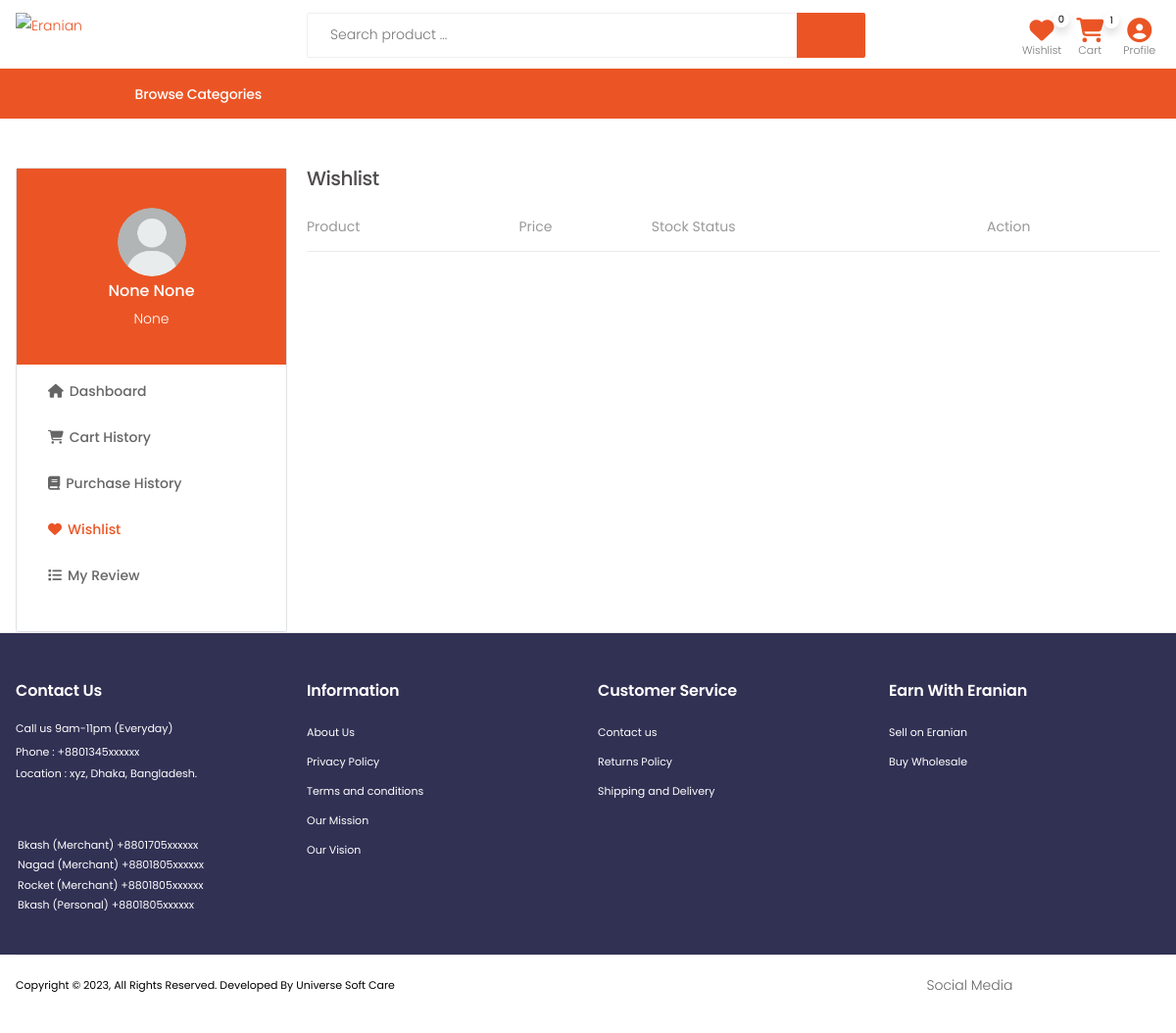
The app's page /wish_list/ (signed in) with its own data.
### userapp/models.py (models this page shows, shortened)
class User(AbstractBaseUser, PermissionsMixin):
    email = models.EmailField(unique=True)
    username = None
    first_name = models.CharField(max_length=30, null=True, blank=True)
    last_name = models.CharField(max_length=30, null=True, blank=True)
    phone = models.CharField(max_length=15, unique=True, null=True, blank=True)
    is_active = models.BooleanField(default=True)
    is_staff = models.BooleanField(default=False)
    is_customer = models.BooleanField(default=False)
    is_vendor = models.BooleanField(default=False)
    is_employee = models.BooleanField(default=False)
    date_joined = models.DateTimeField(default=timezone.now)
    objects = CustomUserManager()
    USERNAME_FIELD = 'email'
    REQUIRED_FIELDS = []

class Profile(models.Model):
    user                = models.OneToOneField(User, on_delete=models.CASCADE, max_length=1)
    image               = models.ImageField(upload_to="profilepicture", default='no_img.png')
    date_of_birthday    = models.DateField(auto_now_add=False,blank=True,null=True)
    phone               = models.CharField(max_length=15,unique=True,blank=True,null=True)
    permanent_address   = models.CharField(max_length=100,blank=True,null=True)
    present_address     = models.CharField(max_length=100,blank=True,null=True)
    class Meta:
        verbose_name_plural = "Customer Profile"

### store/models.py (models this page shows, shortened)
class  Order(models.Model):
    user = models.ForeignKey(settings.AUTH_USER_MODEL, on_delete=models.CASCADE)
    items = models.ManyToManyField(OrderItem)
    ordered_date = models.DateTimeField()
    order_complate_date = models.DateTimeField(auto_now=False, auto_now_add=False,blank=True, null=True)
    order_status = models.CharField(max_length = 150, choices=Order_Status , default='pending')
    total_order_amount = models.CharField(max_length = 150, blank=True, null=True)
    paid_amount = models.CharField(max_length = 150, default=0)
    due_amount = models.CharField(max_length = 150,default=0)
    ordered = models.BooleanField(default=False)
    orderId = models.CharField(max_length = 150, blank=True, null=True)
    paymentId = models.CharField(max_length = 150, blank=True, null=True)
    coupon = models.ForeignKey('Coupon', on_delete=models.SET_NULL, blank=True, null=True)
    shipping_address = models.ForeignKey(ShipingAddress, on_delete=models.CASCADE, blank=True, null=True)
    payment_option = models.CharField(max_length = 150)
    order_read_status  = models.BooleanField(default=False)
    redx_percel_traking_number  = models.CharField(max_length = 150, blank=True, null=True)
    others_transport_trakink_url  = models.URLField(max_length = 200,blank=True, null=True)
    class Meta:
        ordering = ['-id']

### store/views.py (the view)
# urls.py: path("wish_list/",login_required(wish_list,login_url='/customer-login/'), name="wish-list"),
@login_required
def wish_list(request):
    wish_product = WhishLIst.objects.filter(user=request.user)
    context={
        'wish_product': wish_product
    }
    return render(request, 'store/wishlist.html', context)

### daseboard/context_processors.py (called while the page is built)
def order_count(request):
    order_count = Order.objects.filter(order_read_status=False).count()
    context ={
        'order_count':order_count
    }
    return context

def order_list(request):
    order_list = Order.objects.filter(order_read_status=False)
    context ={
        'order_list':order_list
    }
    return context

def contact_data_count(request):
    contact_data_count = ConductData.objects.filter(view_status=False).count()
    context ={
        'contact_data_count':contact_data_count
    }
    return context

def contact_data_list(request):
    contact_data_list = ConductData.objects.filter(view_status=False)
    context ={
        'contact_data_list':contact_data_list
    }
    return context

def rating_list_view(request):
    rating_review = ProductReview.objects.filter(approve_status=False)
    context={
        'rating_review':rating_review
    }
    return context

def order_information(request):
    order_information = Order.objects.filter(order_status='complete')
    total_sale = 0
    total_purchase_price = 0
    for x in order_information:
        total_sale = total_sale + x.get_total()
        total_purchase_price = total_purchase_price + x.get_purchase_price_total()
    total_revenue = total_sale - total_purchase_price
    context={
        'order_information':order_information,
        'total_sale':total_sale,
        'total_revenue':total_revenue
    }
    return context

### store/templatetags/campaign.py (called while the page is built)
@register.filter()
def campaign_menu(request):
    return Campaign.objects.filter()

### store/templatetags/cart_count.py (called while the page is built)
@register.filter
def cart_count(user):
    if user.is_authenticated:
        qs=Order.objects.filter(user=user, ordered=False)
        if qs.exists():
            return qs[0].items.count()
        return 0
    return 0

### store/templatetags/top_category.py (called while the page is built)
@register.filter
def category(user):
    cate = ProductCategory.objects.filter(parent=None)
    return cate

### store/templatetags/wish_list_product_count.py (called while the page is built)
@register.filter
def wish_list_product_count(user):
    if user.is_authenticated:
       return WhishLIst.objects.filter(user=user).count()
    return 0

### store/template/store/wishlist.html (shortened to what this page needs)
{% extends 'store/base.html' %}
{% load static %}
{% block content %}
<div class="container mt-5">
	<div class="row">
		<div class="col-md-3 d-none d-md-block">
			<div class="card border rounded">
				<div class="card-profile ">
					<img class="mx-auto mt-4 rounded-circle" src="{{ user.profile.image.url }}" alt=""
						style="height: 70px ; width: 70px;">
					<p style="text-align:center ; font-size: 16px; font-weight: 500;">{{ user.first_name }}
						{{user.last_name }}</p>
					<p style="text-align:center ;">{{ user.username }}</p>
				</div>
				<div class="card-body">
					<nav class="mobile-cats-nav">
						<ul class="mobile-cats-menu dashboard-menu">
							<li><a href="{% url 'profile-dashboard' %}"><i class="fa-solid fa-house"></i>Dashboard</a>
							</li>
							<li><a href="{% url 'cart-summary' %}"><i class="fa-solid fa-cart-shopping"></i>Cart
									History</a></li>
							<li><a href="{% url 'order-summary' %}"><i class="fa-solid fa-book"></i>Purchase History</a>
							</li>
							<li class="m-active"><a href="{% url 'wish-list' %}"><i
										class="fa-solid fa-heart"></i>Wishlist</a></li>
							<li><a href="{% url 'my-review' %}"><i class="fa-solid fa-list"></i>My Review</a></li>
						</ul>
					</nav>
				</div>
			</div>
		</div>
		<div class="col-md-9">
			<h5>Wishlist</h5>
			<table class="table table-wishlist table-mobile">
				<thead>
					<tr>
						<th>Product</th>
						<th>Price</th>
						<th>Stock Status</th>
						<th>Action</th>
					</tr>
				</thead>
			</table>
		</div>
	</div>
</div>
{% endblock %}

### store/template/store/includes/navbar.html (shortened to what this page needs)
{% load static %}
{% load desktop_menu %}
{% load top_category %}
{% load cart_view %}
{% load cart_count %}
{% load wish_list_product_count %}
{% load campaign %}
{% load logo %}
<header class="header header-10 header-intro-clearance desktop">
  <div class="header-middle sticky-header mx-auto ">
    <div class="container">
      <div class="header-left py-auto">
        <a href="{% url 'home' %}" class="logo">
          <img src="{% static 'store/images/eranian.png' %}" alt="Eranian">
        </a>
      </div>
      <div class="header-center">
        <div class="header-search header-search-extended header-search-visible header-search-no-radius">
          <form action="{% url 'search' %}" method="GET">
            <div class="header-search-wrapper search-wrapper-wide" style="margin-top: -10px;">
              <input type="search" class="form-control" name="q" id="q" placeholder="Search product ..." required>
              <button class="btn" type="submit" style="background-color:#eb5525 ;"><i
                  style="color: white; font-size: 25px; font-weight: 700;" class="icon-search"></i></button>
            </div>
          </form>
        </div>
      </div>
      <div class="header-right">
        <div class="header-dropdown-link" style="margin-top: -5px;">
          <a href="{% url 'wish-list' %}" class="wishlist-link">
            <i style="color:#eb5525; font-size: 25px;" class="fa-solid fa-heart"></i>
            <span class="wishlist-count shadow">{{ request.user|wish_list_product_count }}</span>
            <span class="wishlist-txt">Wishlist</span>
          </a>
          <div class="dropdown cart-dropdown mx-2">
            <a href="{% url 'cart-summary' %}" class="dropdown-toggle" role="button" aria-haspopup="true"
              aria-expanded="false" data-display="static">
              <i style="color:#eb5525; font-size: 25px;" class="fa-solid fa-cart-shopping"></i>
              <span class="cart-count shadow">{{ request.user|cart_count }}</span>
              <span class="cart-txt">Cart</span>
            </a>
          </div>
          <div class="dropdown user-profile cart-dropdown mx-2">
            <a class="dropdown-toggle" role="button" aria-haspopup="true" aria-expanded="false" data-display="static">
              <i style="color:#eb5525; font-size: 25px;" class="fa-solid fa-circle-user"></i>
              <span class="cart-txt">Profile</span>
            </a>
          </div>
        </div>
      </div>
    </div>
  </div>
  <div class="header-bottom container-fluid" style="border-top: 1px solid #eb5525;">
    <div class="row d-flex col-11 mx-auto">
      <div class="col-md-4 col-lg-3">
        {% if request.resolver_match.url_name == 'home' %}
        <div class="dropdown category-dropdown show is-on" data-visible="true">
          {% else %}
          <div class="dropdown category-dropdown is-on">
            {% endif %}
            <a href="#" class="dropdown-toggle" role="button" data-toggle="dropdown" aria-haspopup="true"
              aria-expanded="false" data-display="static" title="Browse Categories">
              <span class="pl-5" style="font-size: 14px;">Browse Categories</span>
            </a>
            </div>
          </div>
        </div>
      </div>
</header>

### store/static/store/css/skins/skin-demo-13.css (style rules this page uses)
a { color: #eb5525; }
.cart-dropdown .cart-count { background-color: #fff; }
.wishlist-link .wishlist-count { background-color: #fff; }
.category-dropdown .dropdown-toggle:before { background-color: #eb5525; }
.header-10 .header-search .header-search-wrapper { border-color: rgb(241, 238, 238); }

### store/static/store/css/demos/demo-13.css (style rules this page uses)
.header.header-10.header-intro-clearance .dropdown.category-dropdown .dropdown-toggle { padding-left: 1rem; color: rgb(255, 255, 255); }
.header.header-10.header-intro-clearance .dropdown.category-dropdown .dropdown-toggle::after { left: unset; }
.header.header-10.header-intro-clearance .header-search-extended { margin-right: 0; margin-left: 0; }
.header.header-10.header-intro-clearance .header-dropdown-link { display: flex; align-items: flex-end; }
.header.header-10.header-intro-clearance .wishlist-link { position: relative; flex-direction: column; font-size: 2.8rem; }
.header.header-10.header-intro-clearance .wishlist-link .wishlist-count { left: 25px; top: -0.9rem; }
.header.header-10.header-intro-clearance .cart-dropdown { font-size: 3.2rem; align-items: flex-end; }
.header.header-10.header-intro-clearance .cart-dropdown .cart-count { left: 25px; top: -0.9rem; }
.header.header-10.header-intro-clearance .compare-dropdown [class*='count'], .header.header-10.header-intro-clearance .cart-dropdown [class*='count'], .header.header-10.header-intro-clearance .wishlist-link [class*='count'] { min-width: 1.6rem; height: 1.6rem; position: absolute; }
.header.header-10.header-intro-clearance .compare-dropdown .dropdown-toggle, .header.header-10.header-intro-clearance .cart-dropdown .dropdown-toggle, .header.header-10.header-intro-clearance .wishlist-link .dropdown-toggle { position: relative; flex-direction: column; }
.header.header-10.header-intro-clearance .wishlist-txt, .header.header-10.header-intro-clearance .cart-txt, .header.header-10.header-intro-clearance .compare-txt { font-size: 1.1rem; font-weight: 300; letter-spacing: 0; color: #777; margin-top: .3rem; transition: all .3s; }

### store/template/store/base.html (style rules this page uses)
.dashboard-menu li a { font-weight: 500; color: #666666; }

### store/template/store/includes/navbar.html (style rules this page uses)
.header-middle { height: 70px; }
.header-middle .header-left a { margin-top: 20px; }
.sticky-header a img { margin-top: -10px; }

### store/template/store/wishlist.html (style rules this page uses)
.profile-dashboard h4, p { color: white; }
.card-profile { height: 200px; background-color: #eb5525; }
.m-active a { color: #eb5525 !important; }

### store/template/store/includes/mobile-navbar.html (style rules this page uses)
.mobile-cats-nav i { margin-right: 6px; }

### records on screen
User: user|wish_list_product_count "0", user|cart_count "1", profile.image (placeholder picture), first_name "None", last_name "None", username "None"
